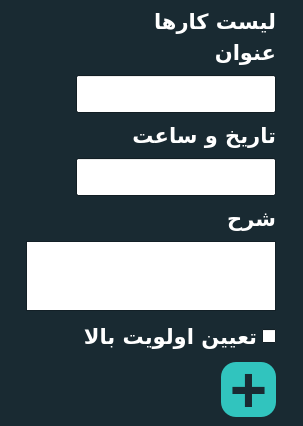
<?xml version="1.0" encoding="UTF-8"?>
<ui version="4.0">
 <class>MainWindow</class>
 <widget class="QMainWindow" name="MainWindow">
  <property name="geometry">
   <rect>
    <x>0</x>
    <y>0</y>
    <width>303</width>
    <height>407</height>
   </rect>
  </property>
  <property name="sizePolicy">
   <sizepolicy hsizetype="Preferred" vsizetype="Preferred">
    <horstretch>0</horstretch>
    <verstretch>0</verstretch>
   </sizepolicy>
  </property>
  <property name="palette">
   <palette>
    <active>
     <colorrole role="WindowText">
      <brush brushstyle="SolidPattern">
       <color alpha="255">
        <red>255</red>
        <green>255</green>
        <blue>255</blue>
       </color>
      </brush>
     </colorrole>
     <colorrole role="Text">
      <brush brushstyle="SolidPattern">
       <color alpha="255">
        <red>0</red>
        <green>0</green>
        <blue>0</blue>
       </color>
      </brush>
     </colorrole>
     <colorrole role="ButtonText">
      <brush brushstyle="SolidPattern">
       <color alpha="255">
        <red>85</red>
        <green>255</green>
        <blue>255</blue>
       </color>
      </brush>
     </colorrole>
     <colorrole role="Window">
      <brush brushstyle="SolidPattern">
       <color alpha="255">
        <red>25</red>
        <green>42</green>
        <blue>50</blue>
       </color>
      </brush>
     </colorrole>
    </active>
    <inactive>
     <colorrole role="WindowText">
      <brush brushstyle="SolidPattern">
       <color alpha="255">
        <red>255</red>
        <green>255</green>
        <blue>255</blue>
       </color>
      </brush>
     </colorrole>
     <colorrole role="Text">
      <brush brushstyle="SolidPattern">
       <color alpha="255">
        <red>0</red>
        <green>0</green>
        <blue>0</blue>
       </color>
      </brush>
     </colorrole>
     <colorrole role="ButtonText">
      <brush brushstyle="SolidPattern">
       <color alpha="255">
        <red>85</red>
        <green>255</green>
        <blue>255</blue>
       </color>
      </brush>
     </colorrole>
     <colorrole role="Window">
      <brush brushstyle="SolidPattern">
       <color alpha="255">
        <red>25</red>
        <green>42</green>
        <blue>50</blue>
       </color>
      </brush>
     </colorrole>
    </inactive>
    <disabled>
     <colorrole role="Base">
      <brush brushstyle="SolidPattern">
       <color alpha="255">
        <red>25</red>
        <green>42</green>
        <blue>50</blue>
       </color>
      </brush>
     </colorrole>
     <colorrole role="Window">
      <brush brushstyle="SolidPattern">
       <color alpha="255">
        <red>25</red>
        <green>42</green>
        <blue>50</blue>
       </color>
      </brush>
     </colorrole>
    </disabled>
   </palette>
  </property>
  <property name="font">
   <font>
    <pointsize>12</pointsize>
    <bold>true</bold>
   </font>
  </property>
  <property name="windowTitle">
   <string>dehmovlaei</string>
  </property>
  <widget class="QWidget" name="centralwidget">
   <layout class="QGridLayout" name="gridLayout">
    <item row="1" column="0">
     <layout class="QGridLayout" name="gl_tasks"/>
    </item>
    <item row="0" column="0">
     <widget class="QLabel" name="label_8">
      <property name="sizePolicy">
       <sizepolicy hsizetype="Fixed" vsizetype="Fixed">
        <horstretch>0</horstretch>
        <verstretch>0</verstretch>
       </sizepolicy>
      </property>
      <property name="palette">
       <palette>
        <active>
         <colorrole role="WindowText">
          <brush brushstyle="SolidPattern">
           <color alpha="255">
            <red>255</red>
            <green>255</green>
            <blue>255</blue>
           </color>
          </brush>
         </colorrole>
         <colorrole role="Text">
          <brush brushstyle="SolidPattern">
           <color alpha="255">
            <red>255</red>
            <green>255</green>
            <blue>255</blue>
           </color>
          </brush>
         </colorrole>
         <colorrole role="ToolTipText">
          <brush brushstyle="SolidPattern">
           <color alpha="255">
            <red>255</red>
            <green>255</green>
            <blue>255</blue>
           </color>
          </brush>
         </colorrole>
        </active>
        <inactive>
         <colorrole role="WindowText">
          <brush brushstyle="SolidPattern">
           <color alpha="255">
            <red>255</red>
            <green>255</green>
            <blue>255</blue>
           </color>
          </brush>
         </colorrole>
         <colorrole role="Text">
          <brush brushstyle="SolidPattern">
           <color alpha="255">
            <red>255</red>
            <green>255</green>
            <blue>255</blue>
           </color>
          </brush>
         </colorrole>
         <colorrole role="ToolTipText">
          <brush brushstyle="SolidPattern">
           <color alpha="255">
            <red>255</red>
            <green>255</green>
            <blue>255</blue>
           </color>
          </brush>
         </colorrole>
        </inactive>
        <disabled>
         <colorrole role="ToolTipText">
          <brush brushstyle="SolidPattern">
           <color alpha="255">
            <red>255</red>
            <green>255</green>
            <blue>255</blue>
           </color>
          </brush>
         </colorrole>
        </disabled>
       </palette>
      </property>
      <property name="font">
       <font>
        <family>Adobe Arabic</family>
        <pointsize>16</pointsize>
        <bold>true</bold>
       </font>
      </property>
      <property name="layoutDirection">
       <enum>Qt::RightToLeft</enum>
      </property>
      <property name="text">
       <string>لیست کارها</string>
      </property>
     </widget>
    </item>
    <item row="2" column="0">
     <layout class="QVBoxLayout" name="verticalLayout" stretch="0,0,0,0,0,0,0,0">
      <property name="spacing">
       <number>10</number>
      </property>
      <property name="sizeConstraint">
       <enum>QLayout::SetDefaultConstraint</enum>
      </property>
      <property name="topMargin">
       <number>0</number>
      </property>
      <property name="rightMargin">
       <number>0</number>
      </property>
      <property name="bottomMargin">
       <number>0</number>
      </property>
      <item>
       <widget class="QLabel" name="label_9">
        <property name="sizePolicy">
         <sizepolicy hsizetype="Fixed" vsizetype="Fixed">
          <horstretch>0</horstretch>
          <verstretch>0</verstretch>
         </sizepolicy>
        </property>
        <property name="palette">
         <palette>
          <active>
           <colorrole role="WindowText">
            <brush brushstyle="SolidPattern">
             <color alpha="255">
              <red>255</red>
              <green>255</green>
              <blue>255</blue>
             </color>
            </brush>
           </colorrole>
           <colorrole role="Text">
            <brush brushstyle="SolidPattern">
             <color alpha="255">
              <red>255</red>
              <green>255</green>
              <blue>255</blue>
             </color>
            </brush>
           </colorrole>
           <colorrole role="ToolTipText">
            <brush brushstyle="SolidPattern">
             <color alpha="255">
              <red>255</red>
              <green>255</green>
              <blue>255</blue>
             </color>
            </brush>
           </colorrole>
          </active>
          <inactive>
           <colorrole role="WindowText">
            <brush brushstyle="SolidPattern">
             <color alpha="255">
              <red>255</red>
              <green>255</green>
              <blue>255</blue>
             </color>
            </brush>
           </colorrole>
           <colorrole role="Text">
            <brush brushstyle="SolidPattern">
             <color alpha="255">
              <red>255</red>
              <green>255</green>
              <blue>255</blue>
             </color>
            </brush>
           </colorrole>
           <colorrole role="ToolTipText">
            <brush brushstyle="SolidPattern">
             <color alpha="255">
              <red>255</red>
              <green>255</green>
              <blue>255</blue>
             </color>
            </brush>
           </colorrole>
          </inactive>
          <disabled>
           <colorrole role="ToolTipText">
            <brush brushstyle="SolidPattern">
             <color alpha="255">
              <red>255</red>
              <green>255</green>
              <blue>255</blue>
             </color>
            </brush>
           </colorrole>
          </disabled>
         </palette>
        </property>
        <property name="font">
         <font>
          <family>Adobe Arabic</family>
          <pointsize>16</pointsize>
          <bold>true</bold>
         </font>
        </property>
        <property name="layoutDirection">
         <enum>Qt::RightToLeft</enum>
        </property>
        <property name="text">
         <string>عنوان</string>
        </property>
       </widget>
      </item>
      <item>
       <widget class="QLineEdit" name="tb_title">
        <property name="sizePolicy">
         <sizepolicy hsizetype="Expanding" vsizetype="Expanding">
          <horstretch>0</horstretch>
          <verstretch>0</verstretch>
         </sizepolicy>
        </property>
        <property name="minimumSize">
         <size>
          <width>45</width>
          <height>0</height>
         </size>
        </property>
        <property name="maximumSize">
         <size>
          <width>200</width>
          <height>45</height>
         </size>
        </property>
        <property name="font">
         <font>
          <family>Adobe Arabic</family>
          <pointsize>16</pointsize>
          <bold>true</bold>
         </font>
        </property>
        <property name="layoutDirection">
         <enum>Qt::RightToLeft</enum>
        </property>
       </widget>
      </item>
      <item>
       <widget class="QLabel" name="label_10">
        <property name="sizePolicy">
         <sizepolicy hsizetype="Fixed" vsizetype="Fixed">
          <horstretch>0</horstretch>
          <verstretch>0</verstretch>
         </sizepolicy>
        </property>
        <property name="palette">
         <palette>
          <active>
           <colorrole role="WindowText">
            <brush brushstyle="SolidPattern">
             <color alpha="255">
              <red>255</red>
              <green>255</green>
              <blue>255</blue>
             </color>
            </brush>
           </colorrole>
           <colorrole role="Text">
            <brush brushstyle="SolidPattern">
             <color alpha="255">
              <red>255</red>
              <green>255</green>
              <blue>255</blue>
             </color>
            </brush>
           </colorrole>
           <colorrole role="ToolTipText">
            <brush brushstyle="SolidPattern">
             <color alpha="255">
              <red>255</red>
              <green>255</green>
              <blue>255</blue>
             </color>
            </brush>
           </colorrole>
          </active>
          <inactive>
           <colorrole role="WindowText">
            <brush brushstyle="SolidPattern">
             <color alpha="255">
              <red>255</red>
              <green>255</green>
              <blue>255</blue>
             </color>
            </brush>
           </colorrole>
           <colorrole role="Text">
            <brush brushstyle="SolidPattern">
             <color alpha="255">
              <red>255</red>
              <green>255</green>
              <blue>255</blue>
             </color>
            </brush>
           </colorrole>
           <colorrole role="ToolTipText">
            <brush brushstyle="SolidPattern">
             <color alpha="255">
              <red>255</red>
              <green>255</green>
              <blue>255</blue>
             </color>
            </brush>
           </colorrole>
          </inactive>
          <disabled>
           <colorrole role="ToolTipText">
            <brush brushstyle="SolidPattern">
             <color alpha="255">
              <red>255</red>
              <green>255</green>
              <blue>255</blue>
             </color>
            </brush>
           </colorrole>
          </disabled>
         </palette>
        </property>
        <property name="font">
         <font>
          <family>Adobe Arabic</family>
          <pointsize>16</pointsize>
          <bold>true</bold>
         </font>
        </property>
        <property name="layoutDirection">
         <enum>Qt::RightToLeft</enum>
        </property>
        <property name="text">
         <string>تاریخ و ساعت</string>
        </property>
       </widget>
      </item>
      <item>
       <widget class="QLineEdit" name="tb_date">
        <property name="sizePolicy">
         <sizepolicy hsizetype="Expanding" vsizetype="Expanding">
          <horstretch>0</horstretch>
          <verstretch>0</verstretch>
         </sizepolicy>
        </property>
        <property name="minimumSize">
         <size>
          <width>45</width>
          <height>0</height>
         </size>
        </property>
        <property name="maximumSize">
         <size>
          <width>200</width>
          <height>45</height>
         </size>
        </property>
        <property name="font">
         <font>
          <family>Adobe Arabic</family>
          <pointsize>16</pointsize>
          <bold>true</bold>
         </font>
        </property>
        <property name="layoutDirection">
         <enum>Qt::RightToLeft</enum>
        </property>
       </widget>
      </item>
      <item>
       <widget class="QLabel" name="label_11">
        <property name="sizePolicy">
         <sizepolicy hsizetype="Fixed" vsizetype="Fixed">
          <horstretch>0</horstretch>
          <verstretch>0</verstretch>
         </sizepolicy>
        </property>
        <property name="palette">
         <palette>
          <active>
           <colorrole role="WindowText">
            <brush brushstyle="SolidPattern">
             <color alpha="255">
              <red>255</red>
              <green>255</green>
              <blue>255</blue>
             </color>
            </brush>
           </colorrole>
           <colorrole role="Text">
            <brush brushstyle="SolidPattern">
             <color alpha="255">
              <red>255</red>
              <green>255</green>
              <blue>255</blue>
             </color>
            </brush>
           </colorrole>
           <colorrole role="ToolTipText">
            <brush brushstyle="SolidPattern">
             <color alpha="255">
              <red>255</red>
              <green>255</green>
              <blue>255</blue>
             </color>
            </brush>
           </colorrole>
          </active>
          <inactive>
           <colorrole role="WindowText">
            <brush brushstyle="SolidPattern">
             <color alpha="255">
              <red>255</red>
              <green>255</green>
              <blue>255</blue>
             </color>
            </brush>
           </colorrole>
           <colorrole role="Text">
            <brush brushstyle="SolidPattern">
             <color alpha="255">
              <red>255</red>
              <green>255</green>
              <blue>255</blue>
             </color>
            </brush>
           </colorrole>
           <colorrole role="ToolTipText">
            <brush brushstyle="SolidPattern">
             <color alpha="255">
              <red>255</red>
              <green>255</green>
              <blue>255</blue>
             </color>
            </brush>
           </colorrole>
          </inactive>
          <disabled>
           <colorrole role="ToolTipText">
            <brush brushstyle="SolidPattern">
             <color alpha="255">
              <red>255</red>
              <green>255</green>
              <blue>255</blue>
             </color>
            </brush>
           </colorrole>
          </disabled>
         </palette>
        </property>
        <property name="font">
         <font>
          <family>Adobe Arabic</family>
          <pointsize>16</pointsize>
          <bold>true</bold>
         </font>
        </property>
        <property name="layoutDirection">
         <enum>Qt::RightToLeft</enum>
        </property>
        <property name="text">
         <string>شرح</string>
        </property>
       </widget>
      </item>
      <item>
       <widget class="QTextEdit" name="tb_description">
        <property name="minimumSize">
         <size>
          <width>0</width>
          <height>0</height>
         </size>
        </property>
        <property name="maximumSize">
         <size>
          <width>250</width>
          <height>100</height>
         </size>
        </property>
        <property name="font">
         <font>
          <family>Adobe Arabic</family>
          <pointsize>16</pointsize>
          <bold>true</bold>
         </font>
        </property>
        <property name="layoutDirection">
         <enum>Qt::RightToLeft</enum>
        </property>
       </widget>
      </item>
      <item>
       <widget class="QCheckBox" name="ch_important">
        <property name="font">
         <font>
          <family>Adobe Arabic</family>
          <pointsize>16</pointsize>
          <bold>true</bold>
         </font>
        </property>
        <property name="layoutDirection">
         <enum>Qt::RightToLeft</enum>
        </property>
        <property name="text">
         <string>تعیین اولویت بالا</string>
        </property>
       </widget>
      </item>
      <item>
       <widget class="QPushButton" name="btn_new_task">
        <property name="enabled">
         <bool>true</bool>
        </property>
        <property name="sizePolicy">
         <sizepolicy hsizetype="Expanding" vsizetype="Expanding">
          <horstretch>0</horstretch>
          <verstretch>0</verstretch>
         </sizepolicy>
        </property>
        <property name="minimumSize">
         <size>
          <width>55</width>
          <height>55</height>
         </size>
        </property>
        <property name="maximumSize">
         <size>
          <width>55</width>
          <height>55</height>
         </size>
        </property>
        <property name="palette">
         <palette>
          <active>
           <colorrole role="Button">
            <brush brushstyle="SolidPattern">
             <color alpha="255">
              <red>49</red>
              <green>196</green>
              <blue>190</blue>
             </color>
            </brush>
           </colorrole>
           <colorrole role="ButtonText">
            <brush brushstyle="SolidPattern">
             <color alpha="255">
              <red>25</red>
              <green>42</green>
              <blue>50</blue>
             </color>
            </brush>
           </colorrole>
           <colorrole role="Base">
            <brush brushstyle="SolidPattern">
             <color alpha="255">
              <red>49</red>
              <green>196</green>
              <blue>190</blue>
             </color>
            </brush>
           </colorrole>
           <colorrole role="Window">
            <brush brushstyle="SolidPattern">
             <color alpha="255">
              <red>49</red>
              <green>196</green>
              <blue>190</blue>
             </color>
            </brush>
           </colorrole>
          </active>
          <inactive>
           <colorrole role="Button">
            <brush brushstyle="SolidPattern">
             <color alpha="255">
              <red>49</red>
              <green>196</green>
              <blue>190</blue>
             </color>
            </brush>
           </colorrole>
           <colorrole role="ButtonText">
            <brush brushstyle="SolidPattern">
             <color alpha="255">
              <red>25</red>
              <green>42</green>
              <blue>50</blue>
             </color>
            </brush>
           </colorrole>
           <colorrole role="Base">
            <brush brushstyle="SolidPattern">
             <color alpha="255">
              <red>49</red>
              <green>196</green>
              <blue>190</blue>
             </color>
            </brush>
           </colorrole>
           <colorrole role="Window">
            <brush brushstyle="SolidPattern">
             <color alpha="255">
              <red>49</red>
              <green>196</green>
              <blue>190</blue>
             </color>
            </brush>
           </colorrole>
          </inactive>
          <disabled>
           <colorrole role="Button">
            <brush brushstyle="SolidPattern">
             <color alpha="255">
              <red>49</red>
              <green>196</green>
              <blue>190</blue>
             </color>
            </brush>
           </colorrole>
           <colorrole role="Base">
            <brush brushstyle="SolidPattern">
             <color alpha="255">
              <red>49</red>
              <green>196</green>
              <blue>190</blue>
             </color>
            </brush>
           </colorrole>
           <colorrole role="Window">
            <brush brushstyle="SolidPattern">
             <color alpha="255">
              <red>49</red>
              <green>196</green>
              <blue>190</blue>
             </color>
            </brush>
           </colorrole>
          </disabled>
         </palette>
        </property>
        <property name="font">
         <font>
          <family>Arial</family>
          <pointsize>48</pointsize>
          <bold>true</bold>
         </font>
        </property>
        <property name="mouseTracking">
         <bool>false</bool>
        </property>
        <property name="layoutDirection">
         <enum>Qt::RightToLeft</enum>
        </property>
        <property name="autoFillBackground">
         <bool>false</bool>
        </property>
        <property name="styleSheet">
         <string notr="true">QPushButton{
background-color: rgb(49, 196, 190)
}
QPushButton{
border-radius: 15px
}</string>
        </property>
        <property name="text">
         <string notr="true">+</string>
        </property>
        <property name="iconSize">
         <size>
          <width>16</width>
          <height>16</height>
         </size>
        </property>
        <property name="autoDefault">
         <bool>true</bool>
        </property>
        <property name="default">
         <bool>false</bool>
        </property>
        <property name="flat">
         <bool>false</bool>
        </property>
       </widget>
      </item>
     </layout>
    </item>
   </layout>
  </widget>
 </widget>
 <resources/>
 <connections/>
</ui>
